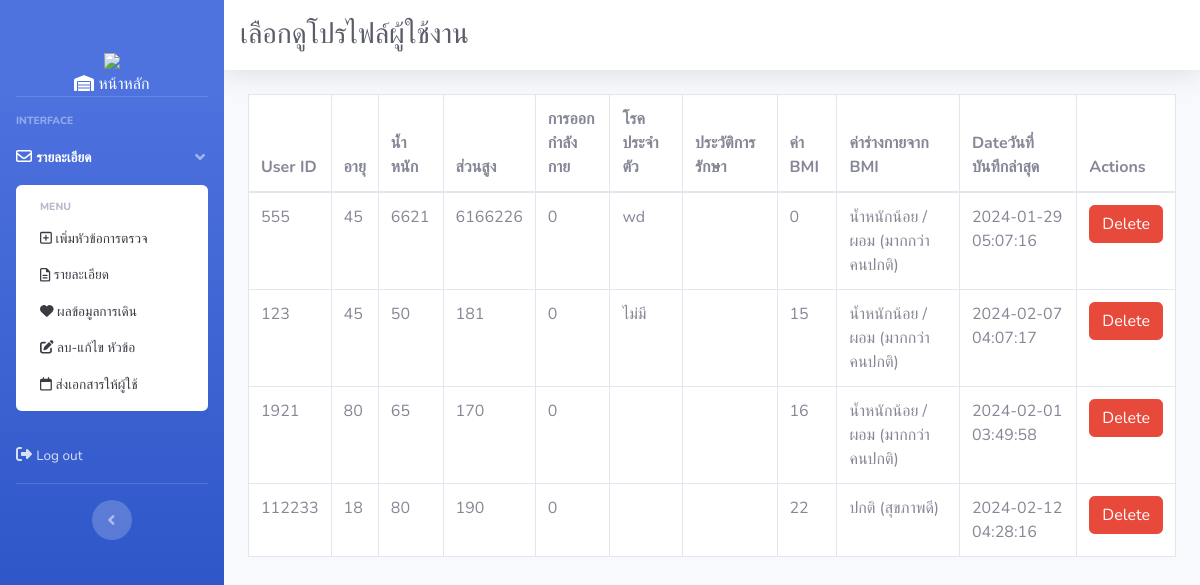
The page /project_health/admin/view_user_table.php on the database its author committed.
### tables this page shows
CREATE TABLE `general_info` (
  `id` int(10) NOT NULL,
  `user_id` int(10) NOT NULL,
  `age` int(10) NOT NULL,
  `weight` int(10) NOT NULL,
  `height` int(10) NOT NULL,
  `exercise_frequency` varchar(255) NOT NULL,
  `health_condition` varchar(255) NOT NULL,
  `has_medical_history` varchar(255) NOT NULL,
  `treatment_history` varchar(255) NOT NULL,
  `bmi` int(10) NOT NULL,
  `bmi_category` varchar(255) NOT NULL,
  `checkup_level` varchar(255) NOT NULL,
  `date` timestamp NOT NULL DEFAULT current_timestamp() ON UPDATE current_timestamp(),
  `gender` varchar(255) NOT NULL
);

### project_health/admin/view_user_table.php (the view, shortened to what this page needs)
<?php
require_once '../config/db.php';
$query = "
    SELECT g1.*
    FROM `general_info` g1
    INNER JOIN (
        SELECT user_id, MAX(date) AS latest_date
        FROM `general_info`
        GROUP BY user_id
    ) g2 ON g1.user_id = g2.user_id AND g1.date = g2.latest_date
";
$result = $conn->query($query);
if ($result->rowCount() > 0) {
    $data = $result->fetchAll(PDO::FETCH_ASSOC);
?>
<!DOCTYPE html>
<html lang="en">
<head>
  <link href="../vendor/fontawesome-free/css/all.min.css" rel="stylesheet" type="text/css">
  <link href="../css/sb-admin-2.min.css" rel="stylesheet">
</head>
<body id="page-top">
    <div id="wrapper">
        <?php include "header/header.php"; ?>
        <div id="content-wrapper" class="d-flex flex-column">
            <div id="content">
                <nav class="navbar navbar-expand navbar-light bg-white topbar mb-4 static-top shadow">
                    <div class="input-group">
                        <h1 class="h3 mb-0 text-gray-800">เลือกดูโปรไฟล์ผู้ใช้งาน</h1>&nbsp; &nbsp;
                    </div>
                </nav>
                <div class="container-fluid">
                    <div class="table-responsive">
                        <table class="table table-bordered" id="dataTable" width="100%" cellspacing="0">
                            <thead>
                                <tr>
                                    <th>User ID</th>
                                    <th>อายุ</th>
                                    <th>น้ำหนัก</th>
                                    <th>ส่วนสูง</th>
                                    <th>การออกกำลังกาย</th>
                                    <th>โรคประจำตัว</th>
                                    <th>ประวัติการรักษา</th>
                                    <th>ค่า BMI</th>
                                    <th>ค่าร่างกายจาก BMI</th>
                                    <th>Dateวันที่บันทึกล่าสุด</th>
                                    <th>Actions</th>
                                </tr>
                            </thead>
                            <tbody>
                                <?php foreach ($data as $row): ?>
                                    <tr>
                                        <td><?= $row['user_id']; ?></td>
                                        <td><?= $row['age']; ?></td>
                                        <td><?= $row['weight']; ?></td>
                                        <td><?= $row['height']; ?></td>
                                        <td><?= $row['exercise_frequency']; ?></td>
                                        <td><?= $row['health_condition']; ?></td>
                                        <td><?= $row['treatment_history']; ?></td>
                                        <td><?= $row['bmi']; ?></td>
                                        <td><?= $row['bmi_category']; ?></td>
                                        <td><?= $row['date']; ?></td>
                                        <td>
                                            <button class="btn btn-danger" onclick="deleteRow(<?= $row['user_id']; ?>)">Delete</button>
                                        </td>
                                    </tr>
                                <?php endforeach; ?>
                            </tbody>
                        </table>
                    </div>
                </div>
            </div>
        </div>
    </div>
</body>
</html>
<?php
} else {
    echo "No data found.";
}
?>

### project_health/admin/view_user_table.php (style rules this page uses)
#dataTable { background-color: white; }

### rows shown on the page
general_info: user "555", age "45", weight "6621", height "6166226", exercise_frequency "0", health_condition "wd", bmi "0", bmi_category "น้ำหนักน้อย / ผอม (มากกว่าคนปกติ)", date "2024-01-29 05:07:16"
general_info: user "123", age "45", weight "50", height "181", exercise_frequency "0", health_condition "ไม่มี", bmi "15", bmi_category "น้ำหนักน้อย / ผอม (มากกว่าคนปกติ)", date "2024-02-07 04:07:17"
general_info: user "1921", age "80", weight "65", height "170", exercise_frequency "0", bmi "16", bmi_category "น้ำหนักน้อย / ผอม (มากกว่าคนปกติ)", date "2024-02-01 03:49:58"
general_info: user "112233", age "18", weight "80", height "190", exercise_frequency "0", bmi "22", bmi_category "ปกติ (สุขภาพดี)", date "2024-02-12 04:28:16"
